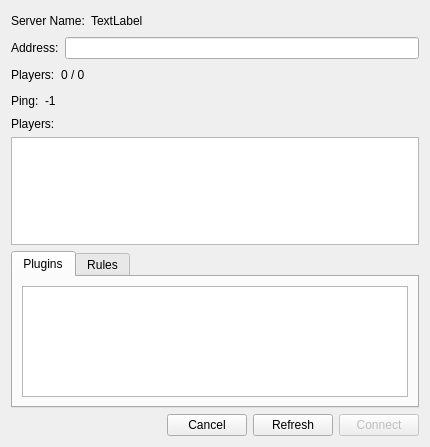
<?xml version="1.0" encoding="UTF-8"?>
<ui version="4.0">
 <class>Dialog</class>
 <widget class="QDialog" name="Dialog">
  <property name="geometry">
   <rect>
    <x>0</x>
    <y>0</y>
    <width>430</width>
    <height>447</height>
   </rect>
  </property>
  <property name="windowTitle">
   <string>Connect</string>
  </property>
  <layout class="QVBoxLayout" name="verticalLayout_2">
   <item>
    <layout class="QHBoxLayout" name="horizontalLayout_2">
     <item>
      <widget class="QLabel" name="label_3">
       <property name="text">
        <string>Server Name:</string>
       </property>
      </widget>
     </item>
     <item>
      <widget class="QLabel" name="lblName">
       <property name="text">
        <string notr="true">TextLabel</string>
       </property>
      </widget>
     </item>
     <item>
      <spacer name="horizontalSpacer_2">
       <property name="orientation">
        <enum>Qt::Horizontal</enum>
       </property>
       <property name="sizeHint" stdset="0">
        <size>
         <width>40</width>
         <height>20</height>
        </size>
       </property>
      </spacer>
     </item>
    </layout>
   </item>
   <item>
    <layout class="QHBoxLayout" name="horizontalLayout_3">
     <item>
      <widget class="QLabel" name="label_5">
       <property name="text">
        <string>Address:</string>
       </property>
      </widget>
     </item>
     <item>
      <widget class="QLineEdit" name="leAddr">
       <property name="text">
        <string notr="true"/>
       </property>
       <property name="readOnly">
        <bool>true</bool>
       </property>
      </widget>
     </item>
    </layout>
   </item>
   <item>
    <layout class="QHBoxLayout" name="horizontalLayout_4">
     <item>
      <widget class="QLabel" name="label_7">
       <property name="text">
        <string>Players:</string>
       </property>
      </widget>
     </item>
     <item>
      <widget class="QLabel" name="lblPlayers">
       <property name="text">
        <string notr="true">0 / 0</string>
       </property>
      </widget>
     </item>
     <item>
      <spacer name="horizontalSpacer_3">
       <property name="orientation">
        <enum>Qt::Horizontal</enum>
       </property>
       <property name="sizeHint" stdset="0">
        <size>
         <width>40</width>
         <height>20</height>
        </size>
       </property>
      </spacer>
     </item>
    </layout>
   </item>
   <item>
    <layout class="QHBoxLayout" name="horizontalLayout_5">
     <item>
      <widget class="QLabel" name="label_8">
       <property name="text">
        <string>Ping:</string>
       </property>
      </widget>
     </item>
     <item>
      <widget class="QLabel" name="lblPing">
       <property name="text">
        <string notr="true">-1</string>
       </property>
      </widget>
     </item>
     <item>
      <spacer name="horizontalSpacer_4">
       <property name="orientation">
        <enum>Qt::Horizontal</enum>
       </property>
       <property name="sizeHint" stdset="0">
        <size>
         <width>40</width>
         <height>20</height>
        </size>
       </property>
      </spacer>
     </item>
    </layout>
   </item>
   <item>
    <widget class="QLabel" name="label">
     <property name="text">
      <string>Players:</string>
     </property>
    </widget>
   </item>
   <item>
    <widget class="QListWidget" name="listPlayers">
     <property name="selectionMode">
      <enum>QAbstractItemView::NoSelection</enum>
     </property>
    </widget>
   </item>
   <item>
    <widget class="QTabWidget" name="tabW">
     <property name="currentIndex">
      <number>0</number>
     </property>
     <widget class="QWidget" name="PagePlugins">
      <attribute name="title">
       <string>Plugins</string>
      </attribute>
      <layout class="QVBoxLayout" name="verticalLayout">
       <item>
        <widget class="QListWidget" name="listPlugins">
         <property name="selectionMode">
          <enum>QAbstractItemView::NoSelection</enum>
         </property>
        </widget>
       </item>
      </layout>
     </widget>
     <widget class="QWidget" name="PageRules">
      <attribute name="title">
       <string>Rules</string>
      </attribute>
      <layout class="QVBoxLayout" name="verticalLayout_3">
       <item>
        <widget class="QListWidget" name="listRules"/>
       </item>
      </layout>
     </widget>
    </widget>
   </item>
   <item>
    <layout class="QHBoxLayout" name="horizontalLayout">
     <item>
      <spacer name="horizontalSpacer">
       <property name="orientation">
        <enum>Qt::Horizontal</enum>
       </property>
       <property name="sizeHint" stdset="0">
        <size>
         <width>40</width>
         <height>20</height>
        </size>
       </property>
      </spacer>
     </item>
     <item>
      <widget class="QPushButton" name="btnCancel">
       <property name="text">
        <string>Cancel</string>
       </property>
       <property name="default">
        <bool>false</bool>
       </property>
      </widget>
     </item>
     <item>
      <widget class="QPushButton" name="btnRefresh">
       <property name="text">
        <string>Refresh</string>
       </property>
      </widget>
     </item>
     <item>
      <widget class="QPushButton" name="btnConnect">
       <property name="enabled">
        <bool>false</bool>
       </property>
       <property name="text">
        <string>Connect</string>
       </property>
       <property name="default">
        <bool>true</bool>
       </property>
      </widget>
     </item>
    </layout>
   </item>
  </layout>
 </widget>
 <resources/>
 <connections>
  <connection>
   <sender>btnCancel</sender>
   <signal>clicked()</signal>
   <receiver>Dialog</receiver>
   <slot>reject()</slot>
   <hints>
    <hint type="sourcelabel">
     <x>489</x>
     <y>524</y>
    </hint>
    <hint type="destinationlabel">
     <x>316</x>
     <y>274</y>
    </hint>
   </hints>
  </connection>
  <connection>
   <sender>btnConnect</sender>
   <signal>clicked()</signal>
   <receiver>Dialog</receiver>
   <slot>accept()</slot>
   <hints>
    <hint type="sourcelabel">
     <x>580</x>
     <y>524</y>
    </hint>
    <hint type="destinationlabel">
     <x>316</x>
     <y>274</y>
    </hint>
   </hints>
  </connection>
 </connections>
</ui>
